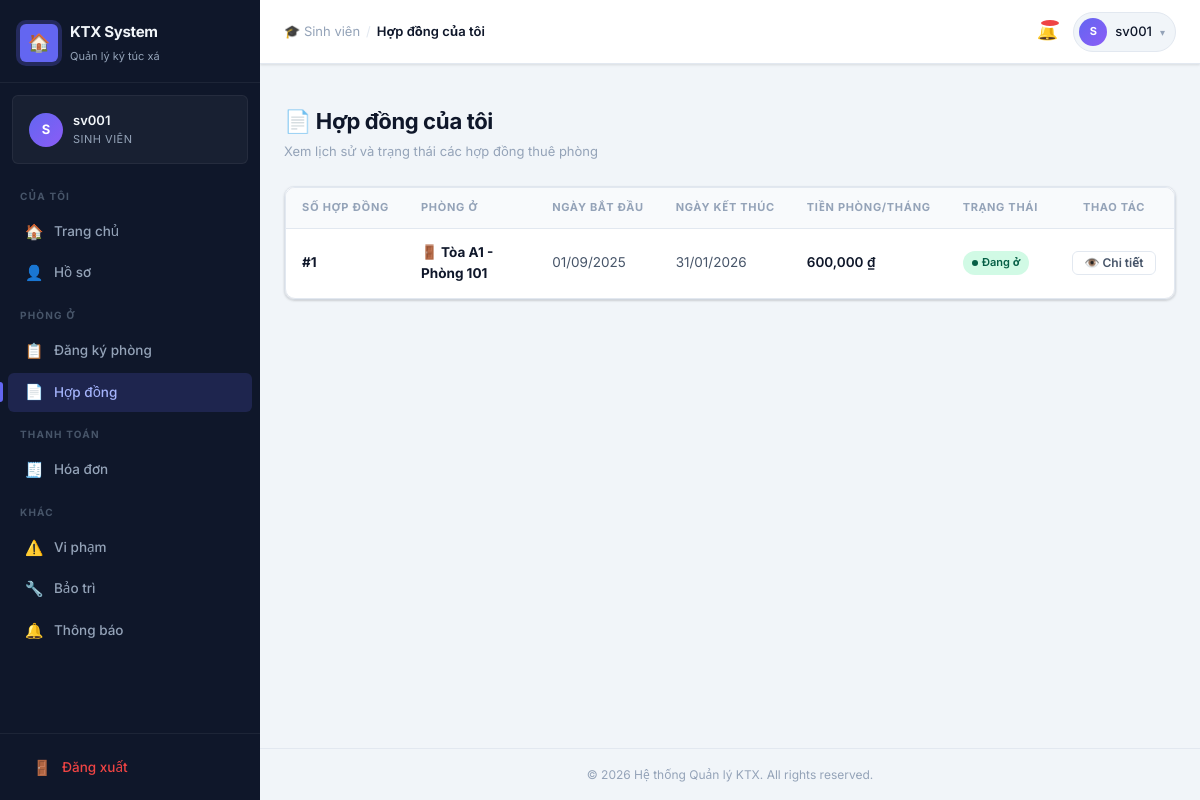
Page /public/student/contracts (signed in) on the committed database.
### tables this page shows
CREATE TABLE `contracts` (
  `id`                INT UNSIGNED  NOT NULL AUTO_INCREMENT,
  `registration_id`   INT UNSIGNED  NOT NULL,
  `student_id`        INT UNSIGNED  NOT NULL,
  `room_id`           INT UNSIGNED  NOT NULL,
  `start_date`        DATE          NOT NULL,
  `end_date`          DATE          NOT NULL,
  `monthly_fee`       DECIMAL(10,2) NOT NULL COMMENT 'Snapshot giá tại thời điểm ký',
  `status`            ENUM('active','expired','terminated','under_review')
                      NOT NULL DEFAULT 'active',
  `signed_at`         DATETIME      NOT NULL DEFAULT CURRENT_TIMESTAMP,
  `terminated_at`     DATETIME      NULL DEFAULT NULL,
  `terminated_reason` VARCHAR(500)  NULL DEFAULT NULL,
  `created_at`        DATETIME      NOT NULL DEFAULT CURRENT_TIMESTAMP,
  `updated_at`        DATETIME      NOT NULL DEFAULT CURRENT_TIMESTAMP
                                    ON UPDATE CURRENT_TIMESTAMP,
  PRIMARY KEY (`id`),
  UNIQUE KEY `uq_contracts_registration` (`registration_id`),
  KEY `idx_contracts_student` (`student_id`),
  KEY `idx_contracts_room`    (`room_id`),
  KEY `idx_contracts_status`  (`status`),
  CONSTRAINT `fk_contracts_registration`
    FOREIGN KEY (`registration_id`) REFERENCES `room_registrations`(`id`)
    ON UPDATE CASCADE ON DELETE RESTRICT,
  CONSTRAINT `fk_contracts_student`
    FOREIGN KEY (`student_id`) REFERENCES `students`(`id`)
    ON UPDATE CASCADE ON DELETE RESTRICT,
  CONSTRAINT `fk_contracts_room`
    FOREIGN KEY (`room_id`) REFERENCES `rooms`(`id`)
    ON UPDATE CASCADE ON DELETE RESTRICT,
  CONSTRAINT `chk_contracts_dates`
    CHECK (`end_date` > `start_date`)
);

CREATE TABLE `buildings` (
  `id`           INT UNSIGNED  NOT NULL AUTO_INCREMENT,
  `name`         VARCHAR(100)  NOT NULL COMMENT 'Tên tòa nhà (A1, B2...)',
  `total_floors` TINYINT       NOT NULL DEFAULT 1,
  `gender_type`  ENUM('male','female','mixed') NOT NULL
                 COMMENT 'Giới tính được ở trong tòa',
  `manager_name` VARCHAR(100)  NOT NULL COMMENT 'Tên quản lý tòa',
  `manager_phone`VARCHAR(15)   NOT NULL,
  `address`      VARCHAR(255)  NOT NULL,
  `status`       ENUM('active','maintenance','closed') NOT NULL DEFAULT 'active',
  `created_at`   DATETIME      NOT NULL DEFAULT CURRENT_TIMESTAMP,
  `updated_at`   DATETIME      NOT NULL DEFAULT CURRENT_TIMESTAMP
                                ON UPDATE CURRENT_TIMESTAMP,
  PRIMARY KEY (`id`),
  UNIQUE KEY `uq_buildings_name` (`name`)
);

CREATE TABLE `rooms` (
  `id`               INT UNSIGNED   NOT NULL AUTO_INCREMENT,
  `building_id`      INT UNSIGNED   NOT NULL,
  `room_number`      VARCHAR(10)    NOT NULL COMMENT 'Số phòng (101, 202...)',
  `floor`            TINYINT        NOT NULL DEFAULT 1,
  `room_type`        ENUM('standard','deluxe','ac_standard','ac_deluxe')
                     NOT NULL DEFAULT 'standard',
  `capacity`         TINYINT        NOT NULL DEFAULT 4
                     COMMENT 'Số giường tối đa',
  `current_occupants`TINYINT        NOT NULL DEFAULT 0
                     COMMENT 'Số sinh viên đang ở – cập nhật khi duyệt hợp đồng',
  `price_per_month`  DECIMAL(10,2)  NOT NULL COMMENT 'Giá thuê cơ bản/tháng (VND)',
  `has_ac`           TINYINT(1)     NOT NULL DEFAULT 0,
  `status`           ENUM('available','full','maintenance','inactive')
                     NOT NULL DEFAULT 'available',
  `created_at`       DATETIME       NOT NULL DEFAULT CURRENT_TIMESTAMP,
  `updated_at`       DATETIME       NOT NULL DEFAULT CURRENT_TIMESTAMP
                                    ON UPDATE CURRENT_TIMESTAMP,
  PRIMARY KEY (`id`),
  UNIQUE KEY `uq_rooms_building_number` (`building_id`, `room_number`),
  CONSTRAINT `fk_rooms_building`
    FOREIGN KEY (`building_id`) REFERENCES `buildings`(`id`)
    ON UPDATE CASCADE ON DELETE RESTRICT
);

### app/views/student/contracts/index.php (the view, shortened to what the rows shown need)
<div class="page-header">
  <div>
    <h1 class="page-title">📄 Hợp đồng của tôi</h1>
    <p class="page-subtitle">Xem lịch sử và trạng thái các hợp đồng thuê phòng</p>
  </div>
</div>
<div class="card">
  <div class="table-wrapper">
    <table>
      <thead>
        <tr>
          <th>Số hợp đồng</th>
          <th>Phòng ở</th>
          <th>Ngày bắt đầu</th>
          <th>Ngày kết thúc</th>
          <th>Tiền phòng/tháng</th>
          <th>Trạng thái</th>
          <th style="width:120px;text-align:center;">Thao tác</th>
        </tr>
      </thead>
      <tbody>
        <?php if (!empty($contracts)): ?>
          <?php foreach ($contracts as $c): ?>
            <?php
              $status = $c['status'] ?? 'active';
              $badge = match($status) {
                  'active'    => ['badge-success', 'Đang ở'],
                  'expired'   => ['badge-neutral', 'Hết hạn'],
                  'cancelled' => ['badge-danger',  'Đã hủy'],
                  default     => ['badge-neutral', $status]
              };
            ?>
            <tr>
              <td><strong>#<?= (int)$c['id'] ?></strong></td>
              <td><strong>🚪 Tòa <?= htmlspecialchars($c['building_name']) ?> - Phòng <?= htmlspecialchars($c['room_number']) ?></strong></td>
              <td style="color:var(--txt-secondary);"><?= date('d/m/Y', strtotime($c['start_date'])) ?></td>
              <td style="color:var(--txt-secondary);"><?= date('d/m/Y', strtotime($c['end_date'])) ?></td>
              <td style="font-weight:600;color:var(--txt-primary);"><?= number_format((float)$c['monthly_fee']) ?> ₫</td>
              <td><span class="badge <?= $badge[0] ?>"><?= $badge[1] ?></span></td>
              <td>
                <div style="display:flex;justify-content:center;">
                  <a href="<?= getDynamicUrl('/student/contracts/' . $c['id']) ?>" class="btn btn-ghost btn-sm">👁️ Chi tiết</a>
                </div>
              </td>
            </tr>
          <?php endforeach; ?>
        <?php endif; ?>
      </tbody>
    </table>
  </div>
</div>

### app/core/Router.php (shortened to what the rows shown need)
<?php
class Router
{
    private array $routes = [];
    private array $groupStack = [];
    private int $lastIndex = -1;
    public function name(string $name): static
    {
        if ($this->lastIndex >= 0) {
            $this->routes[$this->lastIndex]['name'] = $name;
        }
        return $this;
    }
    public function middleware(string|array $middleware): static
    {
        if ($this->lastIndex >= 0) {
            $existing = $this->routes[$this->lastIndex]['middleware'];
            $add      = (array)$middleware;
            $this->routes[$this->lastIndex]['middleware'] = array_unique([...$existing, ...$add]);
        }
        return $this;
    }
    public function where(string $param, string $regex): static
    {
        if ($this->lastIndex >= 0) {
            $this->routes[$this->lastIndex]['constraints'][$param] = $regex;
        }
        return $this;
    }
    public function group(string $prefix, callable $callback, array $middleware = []): static
    {
        $parentPrefix     = $this->currentGroupPrefix();
        $parentMiddleware = $this->currentGroupMiddleware();
        $this->groupStack[] = [
            'prefix'     => $parentPrefix . $prefix,
            'middleware' => array_unique([...$parentMiddleware, ...$middleware]),
        ];
        array_pop($this->groupStack);
        return $this;
    }
    public function dispatch(): void
    {
        $method = $this->resolveMethod();
        $uri    = $this->resolveUri();
        foreach ($this->routes as $route) {
            if ($route['method'] !== $method) {
                continue;
            }
            $params = [];
            if (!$this->matchRoute($route, $uri, $params)) {
                continue;
            }
            $this->runMiddleware($route['middleware'], function () use ($route, $params) {
                $this->callHandler($route['handler'], $params);
            });
            return;
        }
    }
    private function addRoute(string $method, string $uri, string|callable $handler): static
    {
        $prefix     = $this->currentGroupPrefix();
        $middleware = $this->currentGroupMiddleware();
        $fullUri    = $prefix . ($uri === '/' ? '' : $uri) ?: '/';
        $this->routes[] = [
            'method'       => strtoupper($method),
            'original_uri' => $fullUri,
            'pattern'      => $this->buildPattern($fullUri),
            'param_names'  => $this->extractParamNames($fullUri),
            'handler'      => $handler,
            'middleware'   => $middleware,
            'name'         => null,
            'constraints'  => [],
        ];
        $this->lastIndex = count($this->routes) - 1;
        return $this;
    }
    private function buildPattern(string $uri): string
    {
        $pattern = preg_replace_callback(
            '/:([a-zA-Z_][a-zA-Z0-9_]*)/',
            fn($m) => '(?P<' . $m[1] . '>[^/]+)',
            $uri
        );
        return '#^' . $pattern . '$#u';
    }
    private function extractParamNames(string $uri): array
    {
        preg_match_all('/:([a-zA-Z_][a-zA-Z0-9_]*)/', $uri, $matches);
        return $matches[1];
    }
    private function matchRoute(array $route, string $uri, array &$params): bool
    {
        $pattern = $route['pattern'];
        if (!preg_match($pattern, $uri, $matches)) {
            return false;
        }
        return true;
    }
    private function callHandler(string|callable $handler, array $params): void
    {
        [$class, $method] = explode('@', $handler, 2);
        $controller = new $class();
        $controller->$method($params);
    }
    private function runMiddleware(array $middleware, callable $final): void
    {
        $pipeline = array_reduce(
            array_reverse($middleware),
            function (callable $carry, string $name): callable {
                return function () use ($name, $carry): void {
                    $mw = $this->resolveMiddleware($name);
                    $mw->handle($carry);
                };
            },
            $final
        );
        $pipeline();
    }
    private function resolveMiddleware(string $name): object
    {
        return new $class();
    }
    private function resolveMethod(): string
    {
        $method = strtoupper($_SERVER['REQUEST_METHOD'] ?? 'GET');
        return $method;
    }
    private function resolveUri(): string
    {
        $uri = $_SERVER['REQUEST_URI'] ?? '/';
        $scriptDir = rtrim(dirname($_SERVER['SCRIPT_NAME']), '/\\');
        $rootDir   = rtrim(dirname($scriptDir), '/\\');
        if ($scriptDir !== '' && $scriptDir !== '/' && str_starts_with($uri, $scriptDir)) {
            $uri = substr($uri, strlen($scriptDir));
        } elseif ($rootDir !== '' && $rootDir !== '/' && $rootDir !== '\\' && str_starts_with($uri, $rootDir)) {
            $uri = substr($uri, strlen($rootDir));
        }
        return ('/' . trim(urldecode($uri), '/')) ?: '/';
    }
    private function currentGroupPrefix(): string
    {
        return empty($this->groupStack)
            ? ''
            : end($this->groupStack)['prefix'];
    }
    private function currentGroupMiddleware(): array
    {
        return empty($this->groupStack)
            ? []
            : end($this->groupStack)['middleware'];
    }
}

### rows in the picture
contracts: id "1", buildings.name "A1", room.room_number "101", start_date "01/09/2025", end_date "31/01/2026", monthly_fee "600,000", status "Đang ở"

### other values in the picture
$icon "🏠 👤 📋 📄 🧾 ⚠️ 🔧 🔔"
$label "Trang chủ Hồ sơ Đăng ký phòng Hợp đồng Hóa đơn Vi phạm Bảo trì Thông báo"
